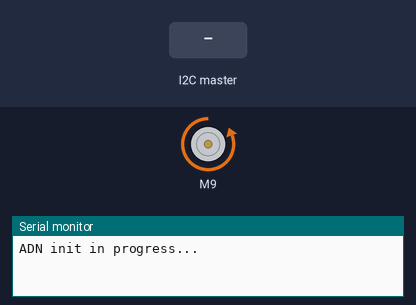
A sketch run on a simulated Arduino Uno, built with avr-gcc and run on an emulated ATmega328P. Shown: DC motor (green arrow = forward, orange = backward, longer = faster), the last lines printed to the serial monitor. The test bench sets the inputs (shaded band).

Above: at 0.5 s.
At 1.9 s:
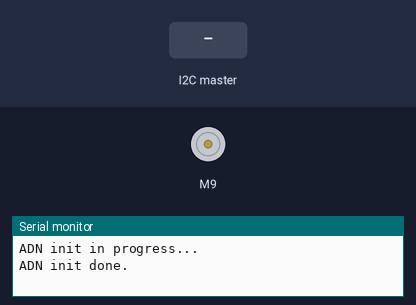
2.0 s: the I2C master sends the byte 5
3.5 s: the I2C master sends the byte 90
5.0 s: the I2C master sends the byte 200
Timing chart, 0 to 8.0 s (numbered marks = the images above; inputs shaded):
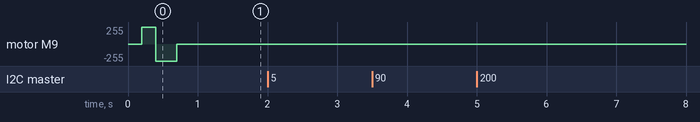

The sketch:

piloteADN.ino
```cpp
#include <Wire.h>
#include <L298N.h>

//pins definition
// test mouvement moteur : 4 entre les pins i2c et les pins de commande du moteur
#define moveMotor 4
// Moteur : les pins 17, 27, 22 sont contigues
#define EN 10 // 9
#define IN1 9 // 8
#define IN2 8 // 7

// paramètres i2c
int adnAdress = 0x8;

// paramètres moteur
L298N motor(EN, IN1, IN2);
int i;

// divers
int steering; // la direction : babord / tribord
const int babord = 98;
const int tribord = 116;
unsigned long duration; // la durée de déplacement du vérin en milli-secondes. 5 digits, ex: 11025 (11.025 secondes)
unsigned long currentTime;
unsigned long x_currentTime = 0;
//

void receiveCmd() {
  int nbl, nb, i, c ;
  String x_duration;
  nbl = Wire.available();
  // cmd : réception du sens, babord / tribord
  steering = Wire.read();
  nb = Wire.read(); // normalement doit toujours être égal à 5 !!!
  for (i = 0; i < nb; i++) {
    c = Wire.read();
    x_duration += char(c);
  }
  duration = x_duration.toInt();
  currentTime = micros();
}

void setup() {
  delay(200);
  //used for display information
  Serial.begin(9600);
  // initialisation i2c
  Serial.println("ADN init in progress...");
  Wire.begin(adnAdress);                // join i2c bus with address #8
  Wire.onReceive(receiveCmd);


  // initialisation moteur
  motor.setSpeed(255); // an integer between 0 and 255
  motor.forward();
  delay(200);
  motor.backward();
  delay(300);
  motor.stop();
  Serial.println("ADN init done.");
}

void move(char steer, unsigned long dur){
  if (steer == 'b') {
    motor.forward();
  } else {
    motor.backward();
  }
  delay(dur);
  motor.stop();
}

void loop() {
  delay(20);
  if (motor.isMoving()) {
    Serial.println("Moteur en action !!!");
  }
  if (x_currentTime != currentTime) {
    // send command to motor !!!
    Serial.print(char(steering));

    Serial.print(" / ");
    Serial.print(duration);
    Serial.print(" / ");
    Serial.print(duration + 10000);
    x_currentTime = currentTime;
    Serial.println(" ...");
    move(steering, duration);
  }

}
```
